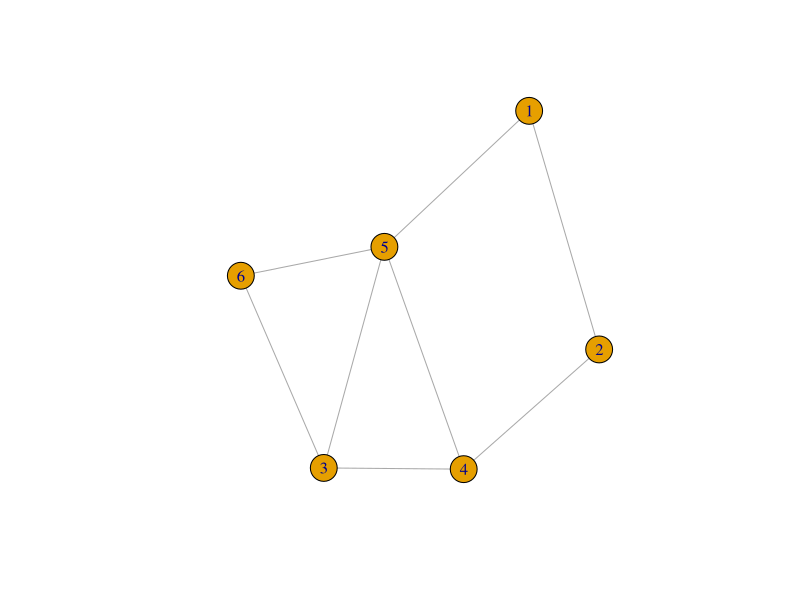
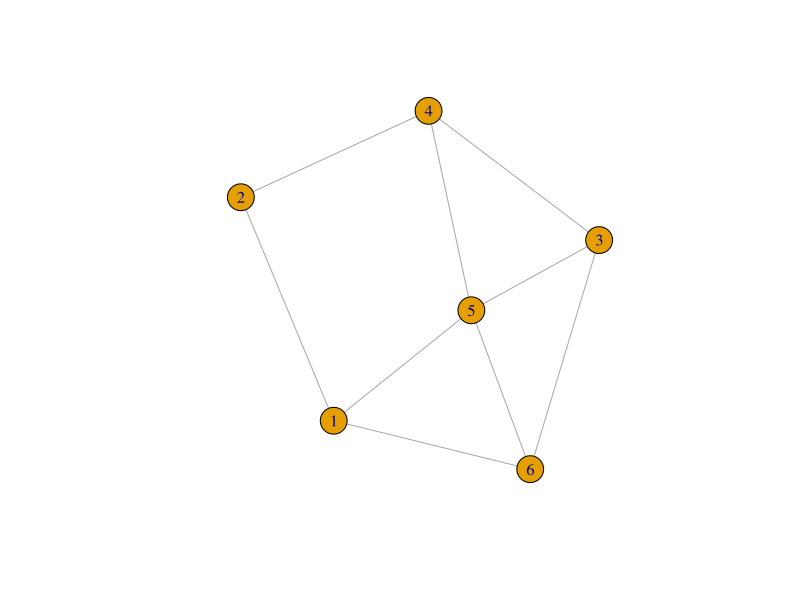

The R script that drew these images, in order:
library(igraph)

# Function to add an edge between two vertices in the graph
add_edge <- function(graph, v1, v2) {
  graph <- add_edges(graph, c(v1, v2))
  return(graph)
}

# Create an undirected graph
graph <- make_graph(edges = c(1, 2, 1, 5, 5, 4, 4, 3, 3, 6, 3, 5, 5, 6, 2, 4), n = 6, directed = FALSE)

# Print and plot the original graph
print("Original Graph:")
print(graph)
plot(graph)

# Add an edge between vertices 1 and 6
updated_graph <- add_edge(graph, 1, 6)

# Print and plot the updated graph
print("Updated Graph:")
print(updated_graph)
plot(updated_graph)

# Function to perform DFS traversal starting from a specific vertex
dfs_traversal <- function(graph, start_vertex) {
  dfs_result <- dfs(graph, start_vertex)$order
  return(dfs_result)
}

# Perform DFS traversal starting from vertex 1
traversal_order <- dfs_traversal(updated_graph, 1)
print("DFS Traversal Order:")
print(traversal_order)